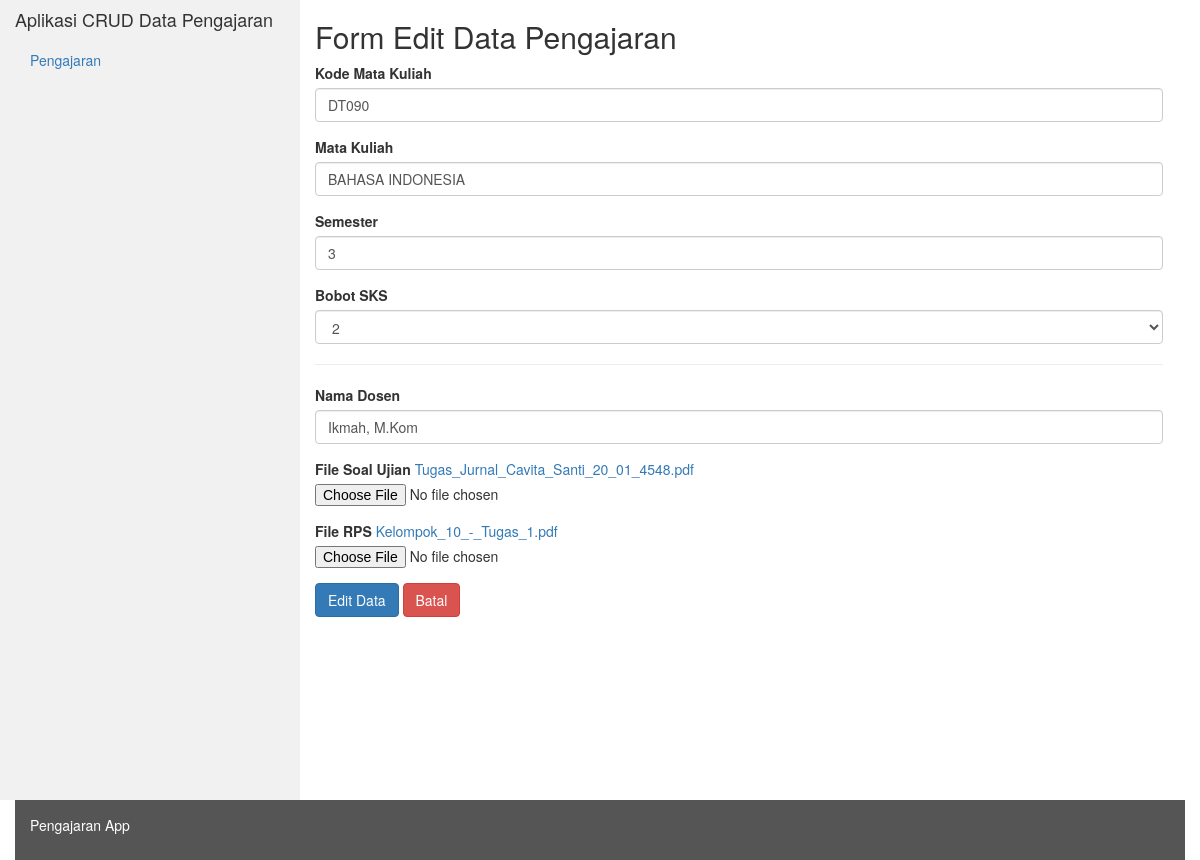
/index.php/pengajaran/edit/3, run on the app's committed database.
### tables this page shows
CREATE TABLE `tbl_pengajaran` (
  `no_pengajaran` int(11) NOT NULL,
  `kode_mk` varchar(30) NOT NULL,
  `mata_kuliah` varchar(50) NOT NULL,
  `semester` int(3) NOT NULL,
  `bobot_sks` int(2) NOT NULL,
  `nama_dosen` varchar(50) NOT NULL,
  `soal_ujian` mediumtext NOT NULL,
  `upload_rps` mediumtext NOT NULL
);

### application/controllers/Pengajaran.php (called while the page is built, shortened)
<?php
class Pengajaran extends CI_Controller{
	public function __construct()
	{
		$this->load->model('Pengajaran_model');
		$this->load->library('form_validation');
		$this->load->helper(array('url','download'));
	}
	public function edit($no_pengajaran)
	{
		$data['judul'] = 'Form Edit';
		$data['tbl_pengajaran'] = $this->Pengajaran_model->getPengajaranById($no_pengajaran);
		$data['bobot_sks'] = ['2', '4', '6', '8'];
		$this->form_validation->set_rules('kode_mk','Kode Mata Kuliah','required');
		$this->form_validation->set_rules('mata_kuliah','Mata Kuliah','required');
		$this->form_validation->set_rules('semester','Semester','required');
		$this->form_validation->set_rules('nama_dosen','Nama Dosen','required');
		if($this->form_validation->run() == FALSE){
		$this->load->view('templates/header', $data);
		$this->load->view('pengajaran/edit', $data);
		$this->load->view('templates/footer');
		} else {
			$this->Pengajaran_model->editDataPengajaran($no_pengajaran);
			$this->session->set_flashdata('flash', 'Diubah');
			redirect('index.php/pengajaran');
		}
	}
}
?>

### index.php (called while the page is built, shortened)
<?php
require_once BASEPATH.'core/CodeIgniter.php';

### application/models/Pengajaran_model.php (called while the page is built, shortened)
<?php
class Pengajaran_model extends CI_model {
	public function getPengajaranById($no_pengajaran)
	{
		return $this->db->get_where('tbl_pengajaran', ['no_pengajaran'=>$no_pengajaran])->row_array();
	}
}
?>

### application/views/pengajaran/edit.php (the view, shortened to what this page needs)
<div class="container">
	<div class="row mt-3">
		<div class="col-md-9">
			<div class="card">
			  	<div class="card-header">
			    <h2 class="mt-3">Form Edit Data Pengajaran</h2>
				</div>
			  	<div class="card-body">
			  	<form action="" method="post" enctype="multipart/form-data">
			   		<div class="form-group">
				   		<label for="kode_mk">Kode Mata Kuliah</label>
				    	<input type="text" class="form-control" id="kode_mk" name="kode_mk" value="<?= $tbl_pengajaran['kode_mk']; ?>">
		 			</div>
					 <div class="form-group">
				   		<label for="mata_kuliah">Mata Kuliah</label>
				    	<input type="text" class="form-control" id="mata_kuliah" name="mata_kuliah" value="<?= $tbl_pengajaran['mata_kuliah']; ?>">
		 			</div>
		 			<div class="form-group">
				   		<label for="semester">Semester</label>
				    	<input type="number" class="form-control" id="semester" name="semester" value="<?= $tbl_pengajaran['semester']; ?>">
		 			</div>
		 			<div class="form-group">
				   		<label for="bobot_sks">Bobot SKS</label>
						    <select class="form-control" id="bobot_sks" name="bobot_sks" >
								<?php foreach($bobot_sks as $b) : ?>
									<?php if( $b == $tbl_pengajaran['bobot_sks'] ) : ?>
										<option value="<?= $b; ?>" selected><?= $b; ?></option>
										<?php else : ?>
											<option value="<?= $b; ?>"><?= $b; ?></option>
									<?php endif; ?>
							  	<?php endforeach; ?>
						    </select>
		 			</div>
      				<hr size="50px">
		 			<div class="form-group">
				   		<label for="jenis_soal">Nama Dosen</label>
				    	<input type="text" class="form-control" id="nama_dosen" name="nama_dosen" value="<?= $tbl_pengajaran['nama_dosen']; ?>">
		 			</div>
		 			  <div class="form-group">
					    <label for="soal_ujian">File Soal Ujian</label>
							<a href="<?= base_url('uploads/'.$tbl_pengajaran['soal_ujian'])?>" ><?= $tbl_pengajaran['soal_ujian']; ?></a>
							<input type="file" class="form-control-file" id="soal_ujian" name="soal_ujian" value="<?= $tbl_pengajaran['soal_ujian']; ?>">
					  </div>
					  <div class="form-group">
					    <label for="upload_rps">File RPS </label>
						<a href="<?= base_url('uploads/'.$tbl_pengajaran['upload_rps'])?>" class="dwn" ><?= $tbl_pengajaran['upload_rps']; ?></a>
					    <input type="file" class="form-control-file" id="upload_rps" name="upload_rps" value="<?= base_url('uploads/'.$tbl_pengajaran['upload_rps'])?>">
					  </div>
					  <button type="submit" name="edit" class="btn btn-primary">Edit Data</button>
					  <a href="<?php echo base_url(); ?>index.php/pengajaran/" class="btn btn-danger">Batal</a>
				</form>
			  	</div>
				</div>
			</div>
		</div>
	</div>
</div>

### data on the page
tbl_pengajaran: kode_mk "DT090", mata_kuliah "BAHASA INDONESIA", semester "3", bobot_sks "2", nama_dosen "Ikmah, M.Kom", soal_ujian "Tugas_Jurnal_Cavita_Santi_20_01_4548.pdf", upload_rps "Kelompok_10_-_Tugas_1.pdf"
